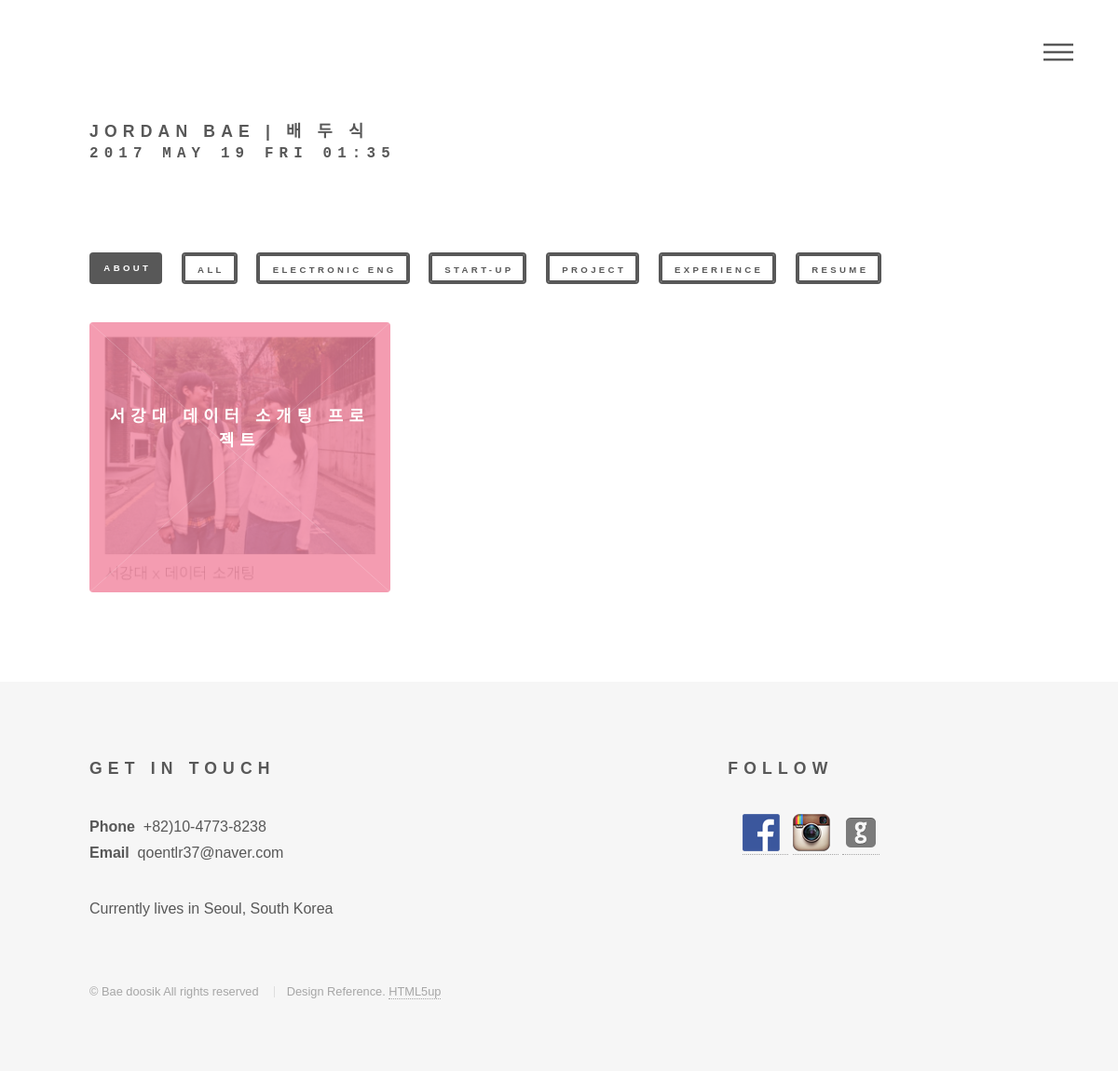
The page /project/ on the database as committed earlier.
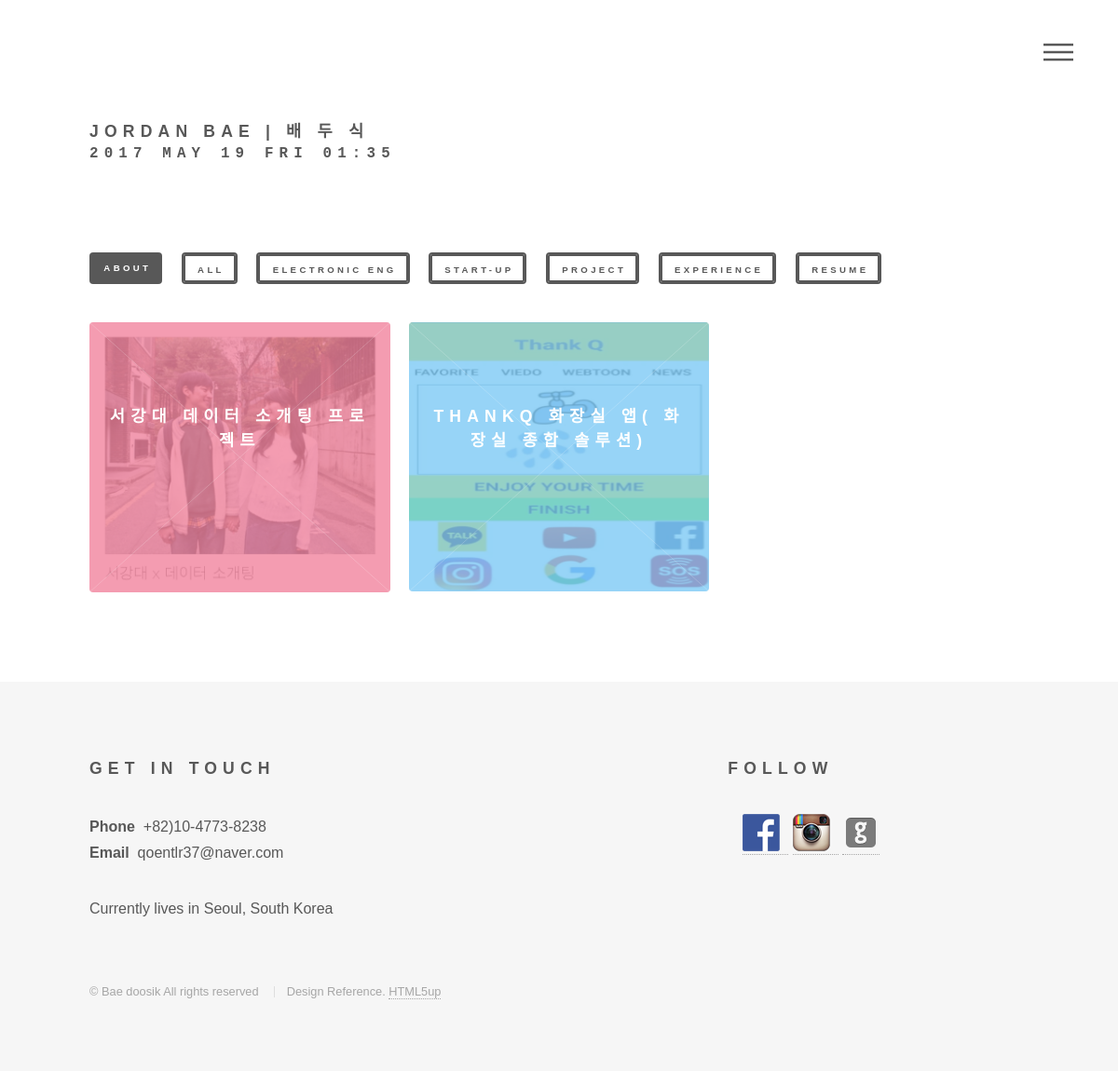
The same page on the database as committed later.
### portfolio/models.py (models this page shows, shortened)
class TimestampModel(models.Model):
    created_date = models.DateTimeField(auto_now_add=True)
    updated_date = models.DateTimeField(auto_now=True, null=True)
    class Meta:
        abstract = True

class Post(TimestampModel):
    title = models.CharField(max_length=100)
    category= models.CharField(max_length=100,
        choices = (
            ('Electronic-Eng','Electronic-Eng'),
            ('Start-up','Start-up'),
            ('Project','Project'),
            ('Experience','Experience'),
        ),default=False)
    photo1 = models.ImageField(blank=True, upload_to='blog/photo1/%Y/%M/%D')
    photo2 = models.ImageField(blank=True, upload_to='blog/photo2/%Y/%M/%D')
    summary = models.CharField(max_length=200)
    period = models.CharField(max_length=200, default=False)
    class Meta:
        ordering = ['id']

### portfolio/views.py (the view)
# urls.py: url(r'^project/$', views.project_view, name='project'),
def project_view(request):
    post = Post.objects.filter(category="Project").all()
    return render(request,'portfolio/project_list.html',{
        'form':post
    })

### portfolio/templates/portfolio/project_list.html (shortened to what this page needs)
{% extends 'portfolio/layout.html' %}
{% load static  %}
{% block contents %}
{% load imagekit %}
	<div id="wrapper">
		<header id="header">
			<div class="inner">
					<a href="/"><h2>JORDAN BAE | 배 두 식 <pre>{% now "Y F d D H:i" %} </pre></h2></a>
				<br><br>
    		<nav>
    			<ul>
    				<li><a class = 'menu' href="#menu">Menu</a></li>
    			</ul>
    		</nav>
			</div>
		</header>
    <div id="main">
	<div class="inner">
		<header>
	  		  <ul class="actions">
                <li><a href="{% url "portfolio:profile" %}" class="button special small searchtag">About</a></li>
	  		  	<li><a href="{% url "portfolio:main_view" %}" class="button small searchtag">All</a></li>
	  		  	<li><a href="{% url "portfolio:elec" %}" class="button small searchtag">Electronic Eng</a></li>
	  		  	<li><a href="{% url "portfolio:startup" %}" class="button small searchtag">Start-up</a></li>
	  		  	<li><a href="{% url "portfolio:project" %}" class="button small searchtag">Project</a></li>
                <li><a href="{% url "portfolio:experience" %}" class="button small searchtag">Experience</a></li>
                <li><a href="{% url "portfolio:resume" %}" class="button small searchtag">RESUME</a></li>
	  		  </ul>
		</header>
		<section class="tiles">
            {% for post in form %}
                <article class={% cycle 'style1' 'style2' 'style3' 'style4' 'style5' 'style6'%}>
                        <span class="image">
                            <img src="{{ post.photo1.url }}" style="max-width: 100%" />
                        </span>
                    <a href="{% url "portfolio:post_detail" post.id %}">
                        <h2>{{ post.title  }}</h2>
                    </a>
                </article>
            {% endfor %}
		</section>
	</div>
</div>
{% endblock %}

Rows that differ between the two databases and show on the page:
added Post: photo1 (picture), title "THANKQ 화장실 앱( 화장실 종합 솔루션)"
